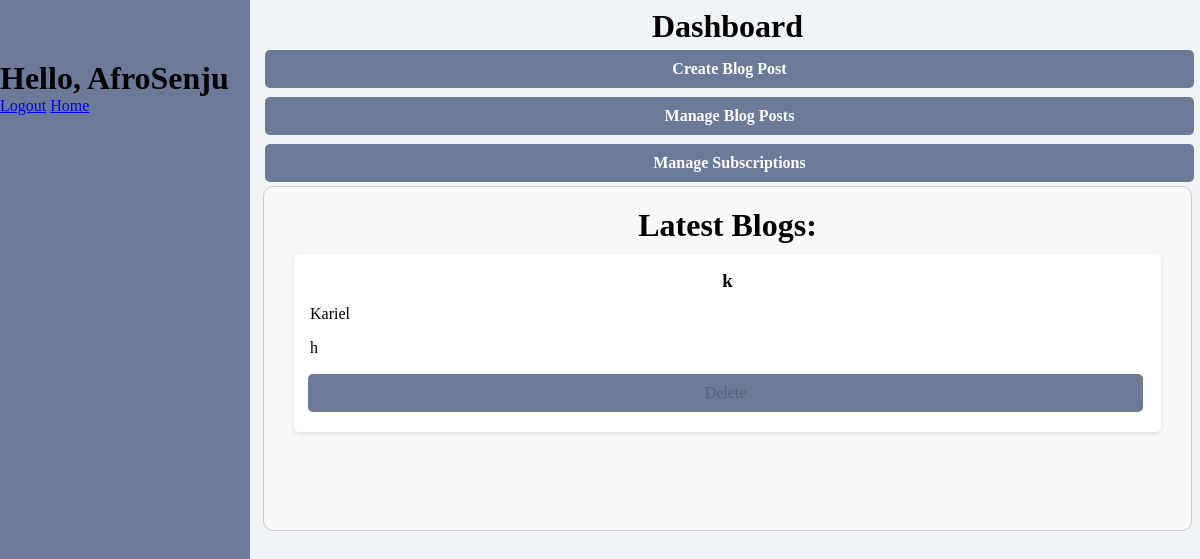
/dashboard (signed in), run on an earlier commit of the app's database.
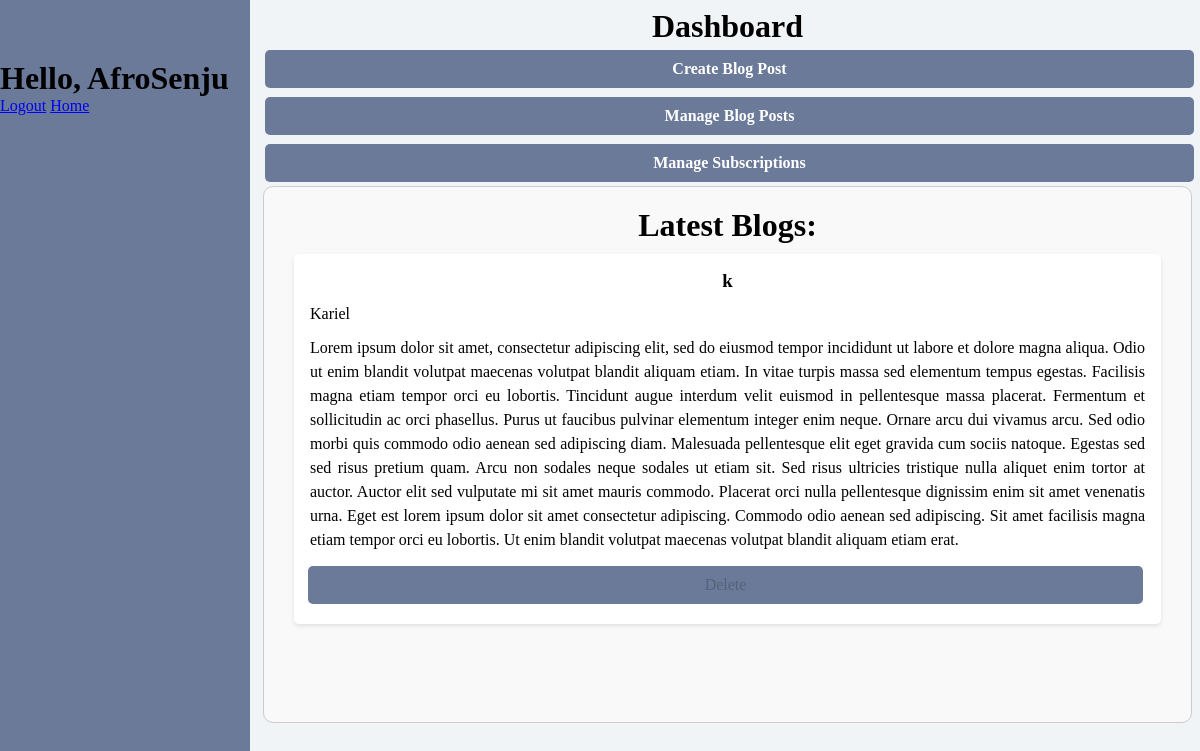
And on a later commit of the database.
### app/models.py (models this page shows, shortened)
class Posts(models.Model):
    author = models.ForeignKey(User, on_delete=models.CASCADE)
    title = models.CharField(max_length=200, default='required')
    content_creator = models.ForeignKey(YouTuber, on_delete=models.CASCADE)
    post = models.TextField()
    created_at = models.DateTimeField()

### app/views.py (the view)
# urls.py: path('dashboard', Dashboard_View, name = 'dashboard'),
@login_required(login_url='user_login')
def Dashboard_View(request:HttpRequest):
    subscribers = [user for user in find_all_subscribers(request.user)]
    posts = []
    for user in subscribers:
        youTuber = user.subscribed_to
        user = user.subscriber
        temp_post = filter_latest_post(user, youTuber)
        if temp_post is not None:
            posts.append(filter_latest_post(user, youTuber))
    try:
        user = YouTuber.objects.get(creator = request.user)
        role = view_role(request.user)
        if role.name == 'Admin':
            return render(request, 'dashboard.html', {'role':role, 'blogs':posts})
    except YouTuber.DoesNotExist:
        return render(request, 'dashboard.html')

### app/models.py (called while the page is built)
def view_role(user):
    try:
        user = UserProfile.objects.get(user = user)
        return user.role
    except:
        pass

def find_all_subscribers(creator):
    try:
        creator = YouTuber.objects.get(creator = creator)
        return Subscription.objects.filter(subscribed_to = creator)
    except:
        return []

def filter_all_posts(user, creator):
    return Posts.objects.filter(author = user, content_creator = creator)

def filter_latest_post(user, creator):
    try:
        return filter_all_posts(user, creator).latest('created_at')
    except:
        pass

### app/templates/dashboard.html (shortened to what this page needs)
{% extends "root.html" %}
{% block content %}
<div class="sidenav">
    <h1>Hello, {{ request.user }}</h1>
    <span><a href="{% url 'logout' %}">Logout</a></span>
    <span><a href="{% url 'dashboard' %}">Home</a></span>
</div>
<div class="main">
{% block title %}
<div class="centered">
    <h1>Dashboard</h1>
    <h1><a class="action-button" href="{% url 'create_blog_post' %}">Create Blog Post</a></h1>
    <h1><a class="action-button" href="{% url 'view_my_blogs' %}">Manage Blog Posts</a></h1>
    <h1><a class="action-button" href="{% url 'subscribe' %}">Manage Subscriptions</a></h1>
    {% if role.name == 'Admin' %}
        {% if blogs %}
        <div class="full-width-container">
            <h1>Latest Blogs:</h1>
            <form method="post" class="form-content">
                {% for blog in blogs %}
                    {% if blog.author.username != request.user.username %}
                        <div class="blog">
                            <h3>{{ blog.title }}</h3>
                            <p>{{ blog.author.username }}</p>
                            <p>{{ blog.post }}</p>
                            <a class="action-button" href="{% url 'delete' blog.title %}">Delete</a>
                        </div>
                    {% endif %}
                {% endfor %}
            </form>
        </div>
        {% endif %}
    {% endif %}
</div>
{% endblock title %}
</div>
{% endblock content %}

What changed in the data, as far as the page shows it:
changed Posts "Kariel": post "h" → "Lorem ipsum dolor sit amet, consectetur adipiscing elit, sed do eiusmod tempor incididunt ut labore et dolore magna aliqua. Odio ut enim blandit volutpat maecenas volutpat blandit aliquam etiam. In vitae turpis massa sed elementum tempus egestas. Facilisis magna etiam tempor orci eu lobortis. Tincidunt augue interdum velit euismod in pellentesque massa placerat. Fermentum et sollicitudin ac orci phasellus. Purus ut faucibus pulvinar elementum integer enim neque. Ornare arcu dui vivamus arcu. Sed odio morbi quis commodo odio aenean sed adipiscing diam. Malesuada pellentesque elit eget gravida cum sociis natoque. Egestas sed sed risus pretium quam. Arcu non sodales neque sodales ut etiam sit.…"
